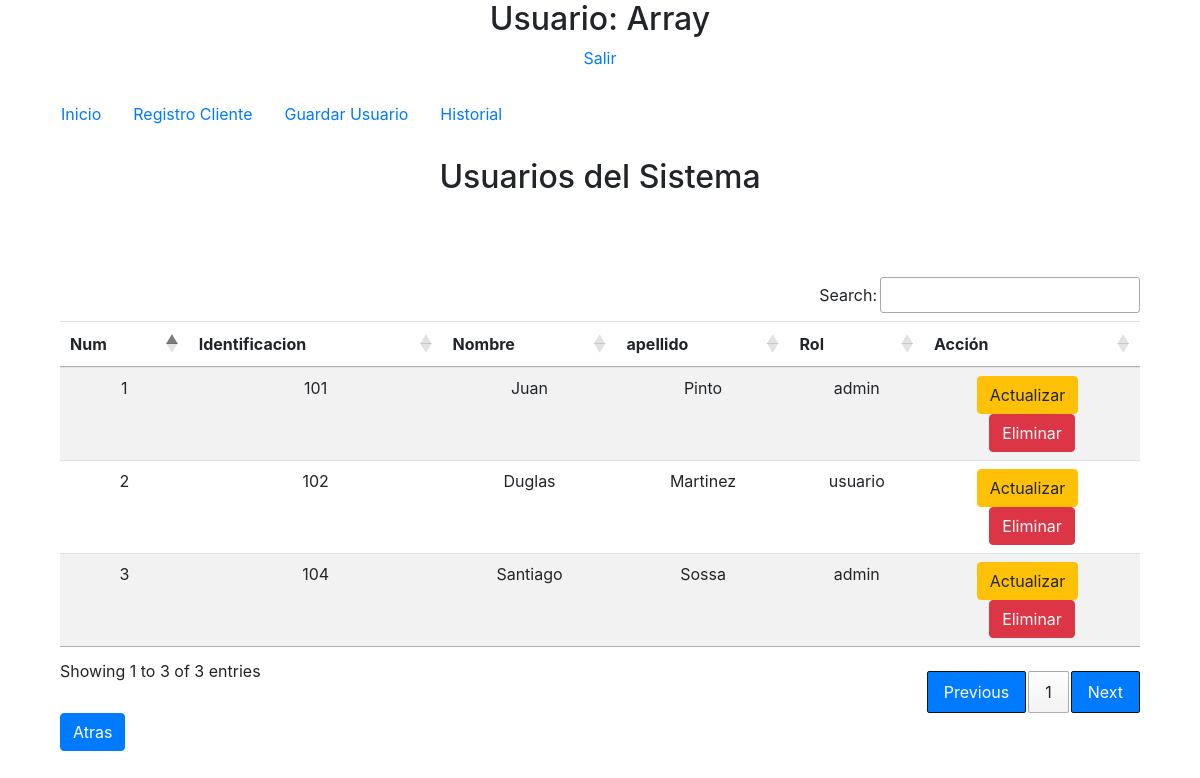
The app's page /php/inicio.php?accion=vistaprincipalusuario (signed in) with its own data.
### tables this page shows
CREATE TABLE IF NOT EXISTS `usuario` (
  `identidad_id` varchar(15) NOT NULL,
  `nombre` varchar(20) NOT NULL,
  `apellido` varchar(20) NOT NULL,
  `idrol` int(2) NOT NULL,
  `pass` varchar(20) NOT NULL,
  PRIMARY KEY (`identidad_id`),
  KEY `idrol` (`idrol`)
);

CREATE TABLE IF NOT EXISTS `rol` (
  `idrol` int(2) NOT NULL,
  `nomrol` varchar(40) NOT NULL,
  PRIMARY KEY (`idrol`)
);

### php/vistaprincipalusuario.php (called while the page is built)
<?php
  require_once 'usuariodao.php';
  $dao=new UsuarioDao();
  $usuarios=$dao->usuarioavanzado();
  $tam=sizeof($usuarios);
  require_once 'controlusuario.php';

### php/usuariodao.php (called while the page is built, shortened)
<?php
    class UsuarioDao extends Conexion{
        public function usuarioavanzado(){
            $conexion=Conexion::conectar();
            $sql="SELECT identidad_id,nombre,apellido,nomrol FROM usuario INNER JOIN rol on usuario.idrol=rol.idrol;";
            $stmt = $conexion->prepare($sql);
            $stmt->execute();
            $array=$stmt->fetchAll(PDO::FETCH_ASSOC);
            return $array;
           }
    }

### php/controlusuario.php (the view, shortened to what this page needs)
<!DOCTYPE html>
<html lang="en">
<head>
  <link rel="stylesheet" href="https://maxcdn.bootstrapcdn.com/bootstrap/4.5.2/css/bootstrap.min.css">
<link rel="stylesheet" type="text/css" href="https://cdn.datatables.net/1.10.21/css/jquery.dataTables.css">
</head>
<body>
    <div class="container">
          <center><h2>Usuarios del Sistema</h2></center>
          <br>
           <br>
        <?php
          if($tam==0){
              echo "<br><p><strong>No se encontro Registro de Usuarios!!</strong></p>";
          }
          else{
        ?>
          <br>
         <table class="table table-striped" id="tabla">
            <thead>
                <th>Num</th>
                <th>Identificacion</th>
                <th>Nombre</th>
                <th>apellido</th>
                <th>Rol</th>
                <th>Acción</th>
            </thead>
            <tbody>
            <?php
                $cont=1;
                foreach($usuarios as $usuario){
                echo "<tr>".
                     "<td>".$cont."</td>".
                     "<td>".$usuario["identidad_id"]."</td>".
                     "<td>" . $usuario["nombre"].
                     "<td>".$usuario["apellido"]."</td>".
                     "<td>".$usuario["nomrol"]."</td>".
                     "<td><a href='?accion=actualizarusuario&objeto=".base64_encode(serialize($usuario))."' class='btn btn-warning'>Actualizar</a>&nbsp;&nbsp" .
                     "<a href='?accion=eliminarusuario&identidad_id=".base64_encode($usuario['identidad_id'])."' class='btn btn-danger' onclick='javascript:return asegurar();'>Eliminar</a></td>" .
                         "</tr>";
                $cont++;
                }
            ?>
            </tbody>
         <?php
          }
         ?>
    </div>
            <a href="?accion=vistausuario" class="btn btn-primary">Atras</a>
</body>
</html>

### php/controlusuario.php (style rules this page uses)
#tabla { text-align:center; }
#tabla > thead > tr > th:nth-child(6) { width:20%; }

### records on screen
usuario: identidad_id "101", nombre "Juan", apellido "Pinto", idrol.nomrol "admin"
usuario: identidad_id "102", nombre "Duglas", apellido "Martinez", idrol.nomrol "usuario"
usuario: identidad_id "104", nombre "Santiago", apellido "Sossa", idrol.nomrol "admin"

### other values on screen
$_SESSION['usuario'] "Array"
